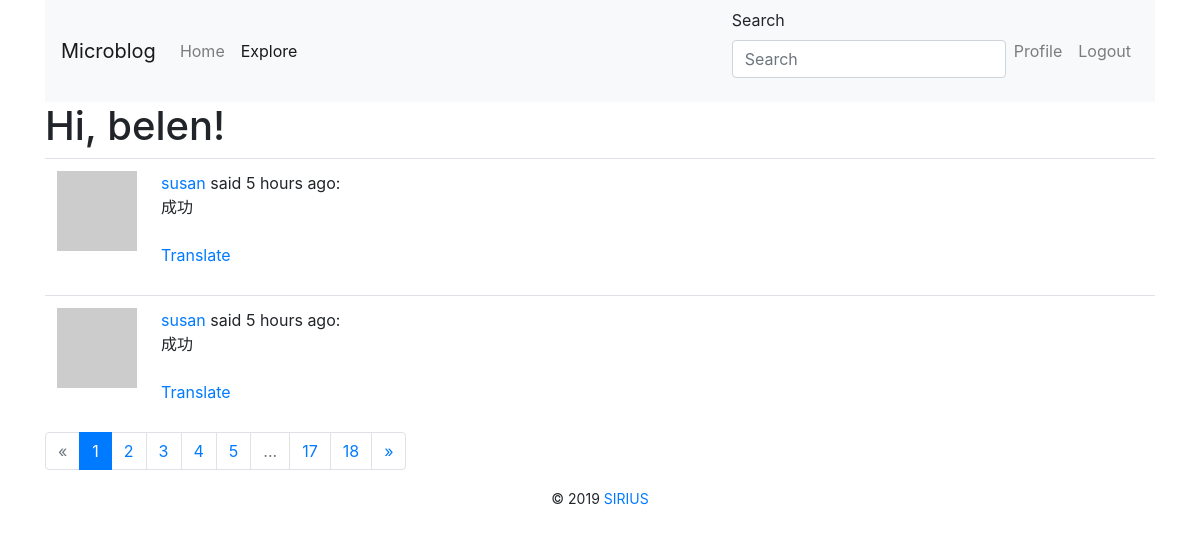
Screenshot of /explore (signed in) with the database file from the repository.
### app/models.py (models this page shows, shortened)
class User(UserMixin, db.Model):
    id = db.Column(db.Integer, primary_key=True)
    username = db.Column(db.String(64), index=True, unique=True)
    email = db.Column(db.String(120), index=True, unique=True)
    password_hash = db.Column(db.String(128))
    posts = db.relationship('Post', backref='author', lazy='dynamic')
    about_me = db.Column(db.String(140))
    last_seen = db.Column(db.DateTime, default=datetime.utcnow())
    followed = db.relationship(
        'User',
        secondary=followers,
        primaryjoin=(followers.c.follower_id == id),
        secondaryjoin=(followers.c.followed_id == id),
        backref=db.backref('followers', lazy='dynamic'),
        lazy='dynamic'
    )
    def avatar(self, size):
        digest = md5(self.email.lower().encode('utf-8')).hexdigest()
        return 'https://www.gravatar.com/avatar/{}?d=identicon&s={}'.format(digest, size)

class SearchableMixin(object):
    @classmethod
    def before_commit(cls, session):
        session._changes = {
            'add': list(session.new),
            'update': list(session.dirty),
            'delete': list(session.deleted)
        }
    @classmethod
    def after_commit(cls, session):
        for obj in session._changes['add']:
            if isinstance(obj, SearchableMixin):
                add_to_index(obj.__tablename__, obj)
        for obj in session._changes['update']:
            if isinstance(obj, SearchableMixin):
                add_to_index(obj.__tablename__, obj)
        for obj in session._changes['delete']:
            if isinstance(obj, SearchableMixin):
                remove_from_index(obj.__tablename__, obj)
        session._changes = None

class Post(SearchableMixin, db.Model):
    __searchable__ = ['body']
    id = db.Column(db.Integer, primary_key=True)
    body = db.Column(db.String(140))
    timestamp = db.Column(db.DateTime, index=True, default=datetime.utcnow)
    user_id = db.Column(db.Integer, db.ForeignKey('user.id'))
    language = db.Column(db.String(5))

### app/main/routes.py (the view)
@bp.route('/explore')
@login_required
def explore():
    page = request.args.get('page', 1, type=int)
    posts = Post.query.order_by(Post.timestamp.desc()).paginate(page, current_app.config['POSTS_PER_PAGE'], False)
    next_url = url_for('main.explore', page=posts.next_num) if posts.has_next else None
    prev_url = url_for('main.explore', page=posts.prev_num) if posts.has_prev else None
    return render_template('index.html',
                           title=_('Explore'),
                           pagination=posts,
                           posts=posts.items,
                           next_url=next_url,
                           prev_url=prev_url)

### app/main/forms.py
class SearchForm(FlaskForm):
    q = StringField(_l('Search'), validators=[DataRequired()], render_kw={'placeholder': _l('Search')})
    def __init__(self, *args, **kwargs):
        if 'formdata' not in kwargs:
            kwargs['formdata'] = request.args
        if 'csrf_enabled' not in kwargs:
            kwargs['csrf_enabled'] = False
        super(SearchForm, self).__init__(*args, **kwargs)

### app/main/routes.py (called while the page is built)
@bp.before_request
def before_request():
    if current_user.is_authenticated:
        current_user.last_seen = datetime.utcnow()
        db.session.commit()
        g.search_form = SearchForm()
    g.locale = str(get_locale())
    if g.locale == 'zh':
        g.locale = 'zh-cn'

### app/models.py (called while the page is built)
@login.user_loader
def load_user(id):
    return User.query.get(int(id))

### app/templates/index.html (shortened to what this page needs)
{% extends "base.html" %}
{% from 'bootstrap/form.html' import render_form %}
{% from 'bootstrap/pagination.html' import render_pager, render_pagination %}
{% block content %}
    <h1>{{ _('Hi, %(username)s!', username=current_user.username) }}</h1>
    {% for post in posts %}
        {% include '_post.html' %}
    {% endfor %}
    {% if pagination.total > pagination.per_page %}
        {{ render_pagination(pagination,ellipses='...',align='right') }}
    {% endif %}
{% endblock %}

### app/templates/base.html (shortened to what this page needs)
{% from 'bootstrap/nav.html' import render_nav_item %}
{% from 'bootstrap/form.html' import render_form %}
<!DOCTYPE html>
<html>
<head>
    {% block head %}
        {% block styles %}
            {{ bootstrap.load_css() }}
        {% endblock %}
    {% endblock %}
</head>
<body>
<main class="container">
    <nav class="navbar navbar-expand-lg navbar-light bg-light">
        <a class="navbar-brand" href="{{ url_for('main.index') }}">Microblog</a>
        <div class="collapse navbar-collapse" id="navbarSupportedContent">
            <ul class="navbar-nav mr-auto">
                {{ render_nav_item('main.index',_('Home'),use_li=True) }}
                {{ render_nav_item('main.explore',_('Explore'),use_li=True) }}
            </ul>
            {% if g.search_form %}
                {{ render_form(g.search_form, action="{{ url_for('main.search') }}", method="get", form_type="inline") }}
            {% endif %}
            <ul class="navbar-nav">
                {% if current_user.is_anonymous %}
                    {{ render_nav_item('auth.login',_('Login'),use_li=True) }}
                {% else %}
                    {{ render_nav_item('main.user',_('Profile'),use_li=True,username=current_user.username) }}
                    {{ render_nav_item('auth.logout',_('Logout'),use_li=True) }}
                {% endif %}
            </ul>
        </div>
    </nav>
    {% block content %}{% endblock %}
    <footer class="text-center">
        {% block footer %}
            <small> &copy; 2019 <a href="http://127.0.0.1:5000" title="Written by SIRIUS">SIRIUS</a></small>
        {% endblock %}
    </footer>
</main>
</body>
</html>

### app/templates/_post.html (shortened to what this page needs)
<table class="table table-hover">
    <tr>
        <td width="70px">
            <a href="{{ url_for('main.user',username=post.author.username) }}">
                <img src="{{ post.author.avatar(70) }}">
            </a>
        </td>
        <td>
            {{ _('%(username)s said %(when)s:', username=user_link, when=moment(post.timestamp).fromNow()) }}
            <br>
            <span id="post{{ post.id }}">{{ post.body }}</span>
            {% if post.language and post.language !=g.locale %}
                <br><br>
                <span id="translation{{ post.id }}">
                    <a href="javascript:translate(
                    '#post{{ post.id }}',
                    '#translation{{ post.id }}',
                    '{{ post.language }}',
                    '{{ g.locale }}');">{{ _('Translate') }}</a>
                </span>
            {% endif %}
            <br>
        </td>
    </tr>
</table>

### rows the page displays
User: username "Profile"
Post: body "成功"
Post: body "成功"

### other values shown
{{ render_nav_item('main.index',_('Home'),use_li=True) }} "Home"
{{ render_nav_item('main.explore',_('Explore'),use_li=True) }} "Explore"
{{ render_nav_item('auth.logout',_('Logout'),use_li=True) }} "Logout"
{{ render_pagination(pagination,ellipses='...',align='right') }} "« 1 2 3 4 5 ... 17 18 »"
